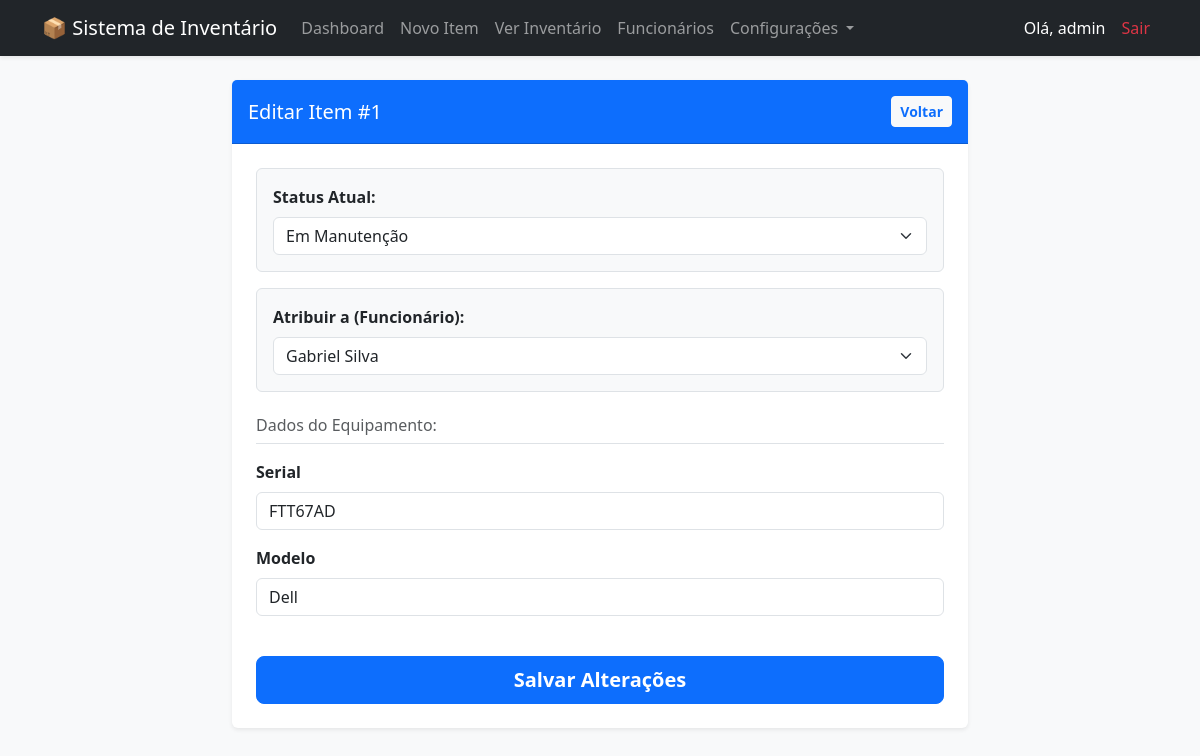
Page /inventario/editar/1 (signed in) on the committed database.
### models.py (models this page shows)
class User(UserMixin, db.Model):
    id = db.Column(db.Integer, primary_key=True)
    username = db.Column(db.String(50), unique=True, nullable=False)
    password_hash = db.Column(db.String(255), nullable=False)
    role = db.Column(db.String(20), nullable=False) # 'superadmin', 'admin', 'colaborador'
    empresa_id = db.Column(db.Integer, db.ForeignKey('empresa.id'), nullable=True)
    empresa = db.relationship('Empresa', backref='usuarios')

class InventarioItem(db.Model):
    id = db.Column(db.Integer, primary_key=True)
    empresa_id = db.Column(db.Integer, db.ForeignKey('empresa.id'), nullable=False)
    criado_por = db.Column(db.Integer, db.ForeignKey('user.id'), nullable=False)
    funcionario_id = db.Column(db.Integer, db.ForeignKey('funcionario.id'), nullable=True)
    status = db.Column(db.String(50), default='Em Estoque')
    dados = db.Column(db.JSON, default=dict)

class Funcionario(db.Model):
    id = db.Column(db.Integer, primary_key=True)
    nome = db.Column(db.String(100), nullable=False)
    empresa_id = db.Column(db.Integer, db.ForeignKey('empresa.id'), nullable=False)
    dados = db.Column(db.JSON, default=dict)
    equipamentos = db.relationship('InventarioItem', backref='funcionario_vinculado', lazy=True)

### routes.py (the view, shortened to what this page needs)
@bp.route('/inventario/editar/<int:id>', methods=['GET', 'POST'])
@login_required
@role_required('admin', 'superadmin')
def editar_item(id):
    item = InventarioItem.query.get_or_404(id)
    if item.empresa_id != current_user.empresa_id:
        if request.method == 'POST':
            return jsonify({'erro': 'Acesso negado'}), 403
        return "Acesso negado", 403
    empresa = Empresa.query.get(current_user.empresa_id)
    funcionarios = Funcionario.query.filter_by(empresa_id=current_user.empresa_id).all()
    return render_template('editar_inventario.html', item=item, schema=empresa.form_schema, funcionarios=funcionarios)

### app.py (called while the page is built)
def create_app():
    app = Flask(__name__)
    app.config['SECRET_KEY'] = 'SECRET-KEY-INVENTORY'
    basedir = os.path.abspath(os.path.dirname(__file__))
    app.config['SQLALCHEMY_DATABASE_URI'] = 'sqlite:///' + os.path.join(basedir, 'inventario.db')
    app.config['SQLALCHEMY_TRACK_MODIFICATIONS'] = False
    login_manager = LoginManager()
    login_manager.login_view = 'main.login' # Define para onde redirecionar se não estiver logado
    login_manager.init_app(app)
    @login_manager.user_loader
    def load_user(user_id):
        return User.query.get(int(user_id))
    db.init_app(app)
    app.register_blueprint(bp)
    with app.app_context():
        db.create_all() # Cria as tabelas na primeira execução
    return app

### routes.py (called while the page is built)
def role_required(*roles):
    def wrapper(fn):
        @wraps(fn)
        def decorated_view(*args, **kwargs):
            if current_user.role not in roles:
                return jsonify({'erro': 'Acesso negado'}), 403
            return fn(*args, **kwargs)
        return decorated_view
    return wrapper

### templates/editar_inventario.html (shortened to what this page needs)
{% extends 'base.html' %}
{% block content %}
<div class="row justify-content-center">
    <div class="col-md-8">
        <div class="card shadow-sm border-0">
            <div class="card-header bg-primary text-white py-3 d-flex justify-content-between align-items-center">
                <h5 class="mb-0">Editar Item #{{ item.id }}</h5>
                <a href="/inventario/listar" class="btn btn-sm btn-light fw-bold text-primary">Voltar</a>
            </div>
            <div class="card-body p-4">
                <form id="formEditarInventario" onsubmit="salvarEdicao(event)">
                    <div class="mb-3 p-3 bg-light border rounded">
                            <label class="form-label fw-bold">Status Atual:</label>
                            <select name="status" id="status" class="form-select">
                                <option value="Em Manutenção" {% if item.status == 'Em Manutenção' %}selected{% endif %}>Em Manutenção</option>
                            </select>
                        </div>
                    <div class="mb-4 p-3 bg-light border rounded">
                        <label class="form-label fw-bold">Atribuir a (Funcionário):</label>
                        <select id="funcionario_id" class="form-select">
                            {% for func in funcionarios %}
                                <option value="{{ func.id }}" {% if item.funcionario_id == func.id %}selected{% endif %}>
                                    {{ func.nome }}
                                </option>
                            {% endfor %}
                        </select>
                    </div>
                    <h6 class="text-muted mb-3 border-bottom pb-2">Dados do Equipamento:</h6>
                    {% for campo in schema %}
                        <div class="mb-3">
                            <label class="form-label fw-semibold">{{ campo.nome_campo }}</label>
                            <input type="{{ campo.tipo }}" id="campo_{{ campo.nome_campo }}" class="form-control" value="{{ item.dados.get(campo.nome_campo, '') }}" required>
                        </div>
                    {% endfor %}
                    <button type="submit" class="btn btn-primary btn-lg w-100 fw-bold mt-4">Salvar Alterações</button>
                </form>
            </div>
        </div>
    </div>
</div>
{% endblock %}

### templates/base.html (shortened to what this page needs)
<!DOCTYPE html>
<html lang="pt-BR">
<head>
    <link href="https://cdn.jsdelivr.net/npm/bootstrap@5.3.2/dist/css/bootstrap.min.css" rel="stylesheet">
</head>
<body class="bg-light">
    <nav class="navbar navbar-expand-lg navbar-dark bg-dark mb-4 shadow-sm">
        <div class="container">
            <a class="navbar-brand" href="/">📦 Sistema de Inventário</a>
            <div class="collapse navbar-collapse" id="navbarNav">
                <ul class="navbar-nav me-auto">
                    {% if current_user.is_authenticated %}
                        <li class="nav-item"><a class="nav-link" href="/">Dashboard</a></li>
                        {% if current_user.role in ['admin', 'superadmin'] %}
                            <li class="nav-item"><a class="nav-link" href="/inventario">Novo Item</a></li>
                            <li class="nav-item"><a class="nav-link" href="/inventario/listar">Ver Inventário</a></li>
                            <li class="nav-item"><a class="nav-link" href="/funcionarios">Funcionários</a></li>
                        {% endif %}
                        {% if current_user.role == 'admin' %}
                            <li class="nav-item dropdown">
                                <a class="nav-link dropdown-toggle" href="#" id="navbarDropdown" role="button" data-bs-toggle="dropdown">
                                    Configurações
                                </a>
                            </li>
                        {% endif %}
                    {% endif %}
                </ul>
                <ul class="navbar-nav">
                    {% if current_user.is_authenticated %}
                        <li class="nav-item"><span class="nav-link text-white">Olá, {{ current_user.username }}</span></li>
                        <li class="nav-item"><a class="nav-link text-danger" href="/logout">Sair</a></li>
                    {% else %}
                        <li class="nav-item"><a class="nav-link" href="/login">Entrar</a></li>
                    {% endif %}
                </ul>
            </div>
        </div>
    </nav>
    <div class="container">
        {% block content %}
        {% endblock %}
    </div>
</body>
</html>

### rows in the picture
User: username "admin"
InventarioItem: id "1", status "Em Manutenção", funcionario.nome "Gabriel Silva", dados.get "FTT67AD" "Dell"

### other values in the picture
{{ campo.nome_campo }} "Serial" "Modelo"
